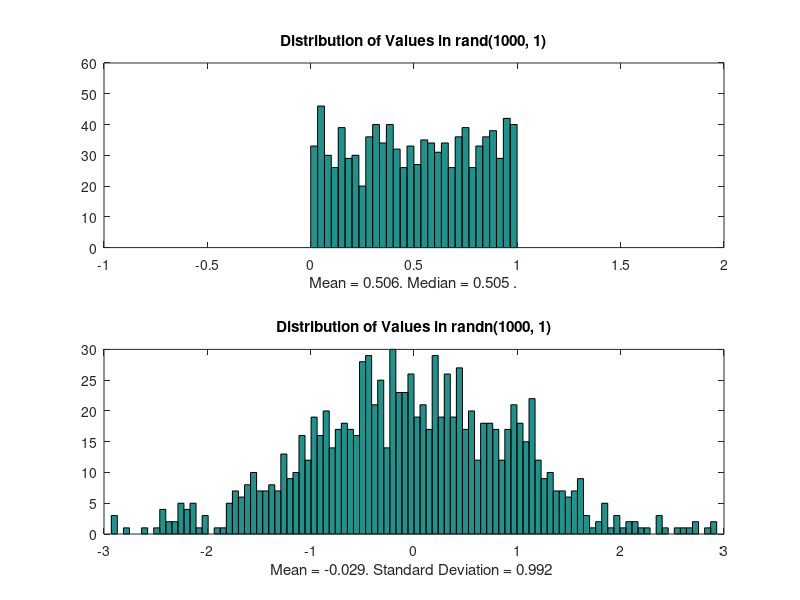

The MATLAB script that drew this image:
% Script File: Histograms
% It presents statistical data.
% Histograms of rand(lOOO, l) and randn(1000, 1) .

close all
subplot(2,1,1)
x = rand(1000,1);
hist(x,30)
axis([-1 2 0 60])
title('Distribution of Values in rand(1000, 1)')
xlabel(sprintf('Mean = %5.3f. Median = %5.3f .' ,mean(x), median(x)))
subplot(2,1,2)
x = randn(1000, 1);
hist(x, linspace(-2.9,2.9,100)) % the bin locations can be specified by passing hist a vector.
title('Distribution of Values in randn(1000, 1)')
xlabel(sprintf('Mean = %5.3f. Standard Deviation = %5.3f ', mean(x), std(x)))